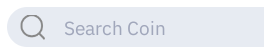
#> input picture LiquidityAI/modules/coinglass_search_field.png, 264 x 51 px
$ python -i ocr_reader.py   (imports and definitions only)
#> lines starting #> are read from the running program, lines starting #| are printed output that depends on the picture; after the words box and inside, x2 and y2 are one past the last pixel; in counts of white or black regions, pixels touching at a corner belong together
#> further down, picture is the input picture: shape (51, 264, 3); mean B, G, R 242.7, 237.1, 234.1
import cv2
import pytesseract
import numpy as np
import re

# You may need to set tesseract_cmd if it's not in PATH
# pytesseract.pytesseract.tesseract_cmd = r'C:\Program Files\Tesseract-OCR\tesseract.exe'

class OCRReader:
    def __init__(self, tesseract_path=None):
        if tesseract_path:
            pytesseract.pytesseract.tesseract_cmd = tesseract_path
        else:
            pytesseract.pytesseract.tesseract_cmd = r'C:\Program Files\Tesseract-OCR\tesseract.exe'

    def preprocess_image(self, img):
        """
        Preprocesses image for better OCR accuracy:
        - Convert to grayscale
        - Thresholding
        - Scaling
        """
        gray = cv2.cvtColor(img, cv2.COLOR_BGR2GRAY)

        # Scaling up helps Tesseract read small numbers
        scaled = cv2.resize(gray, None, fx=2, fy=2, interpolation=cv2.INTER_CUBIC)
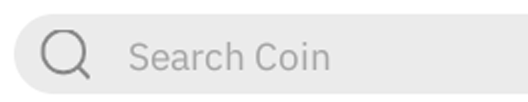
#> scaled: shape (102, 528); min 121, max 255, mean 237.1

        # Apply thresholding
        _, thresh = cv2.threshold(scaled, 150, 255, cv2.THRESH_BINARY_INV)
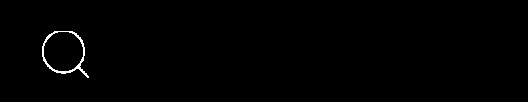
#> thresh: shape (102, 528); 0.59% white in thin lines or dots, all inside (x1, y1, x2, y2) = (42, 31, 89, 78)
        return thresh

    def read_text(self, img):
        """
        Extract raw text from an image region.
        """
        processed = self.preprocess_image(img)
        # --psm 7 is single uniform line of text, good for prices/liquidity values
        config = "--psm 7 -c tessedit_char_whitelist=0123456789.KkMmBb"
        text = pytesseract.image_to_string(processed, config=config).strip()
        return text

    def parse_liquidity_value(self, text):
        """
        Parses strings like '1.4M', '500K' to float values representing raw numbers.
        """
        text = text.upper().replace(' ', '')
        match = re.match(r'^([\d\.]+)([KMB]?)$', text)
        if not match:
            return None

        value_str, multiplier_str = match.groups()
        try:
            value = float(value_str)
        except ValueError:
            return None

        multiplier = 1
        if multiplier_str == 'K':
            multiplier = 1_000
        elif multiplier_str == 'M':
            multiplier = 1_000_000
        elif multiplier_str == 'B':
            multiplier = 1_000_000_000

        return value * multiplier

    def read_liquidity(self, img):
        text = self.read_text(img)
        return self.parse_liquidity_value(text)

# [3 lines not run here, left out]

>>> import cv2
>>> picture = cv2.imread('coinglass_search_field.png')
>>> result = OCRReader().preprocess_image(picture)
